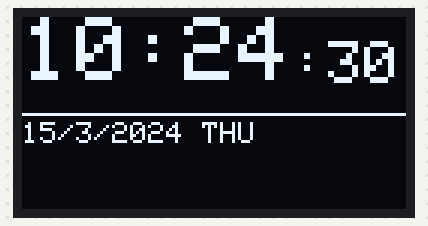
Bench run of a sketch on a simulated Arduino Uno, built with avr-gcc and run on an emulated ATmega328P. Parts: 128×64 one-colour display. The local clock reads 2024-03-15 10:24:30 at power-on unless the sketch sets it; what the sketch prints to the serial monitor is not drawn.

Above: at 0.2 s.
At 4.3 s:
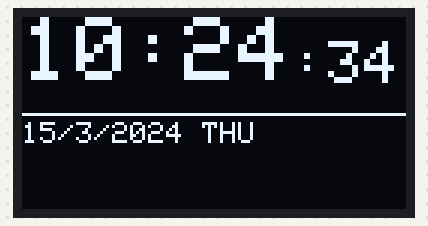
At 9.4 s:
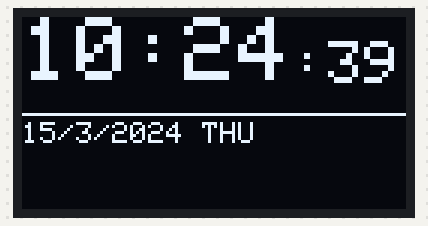
At 18.7 s:
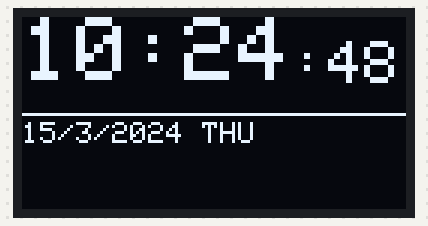
At 28.0 s:
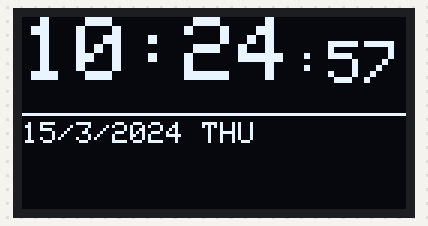
At 38.3 s:
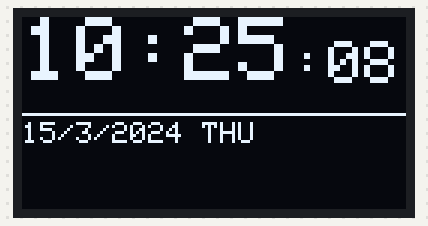

Measured:
- what the display in image 0 shows lasts 1.0 s, from 0.1 s to 1.1 s

The sketch:

sketch_nov9a.ino
```cpp
#include <Wire.h>
#include <DS3231.h>
#include <Adafruit_GFX.h>
#include <Adafruit_SSD1306.h>

#define SCREEN_WIDTH 128
#define SCREEN_HEIGHT 64
#define OLED_RESET -1

Adafruit_SSD1306 display(SCREEN_WIDTH, SCREEN_HEIGHT, &Wire, OLED_RESET);
DS3231 rtc;

// Function to calculate day of week (0=Sunday, 6=Saturday)
int calculateDayOfWeek(int y, int m, int d) {
    if (m < 3) {
        m += 12;
        y--;
    }
    int h = (d + (13 * (m + 1)) / 5 + y + y / 4 - y / 100 + y / 400) % 7;
    return (h + 5) % 7;
}

// Function to get day name
String getDayName(int dayOfWeek) {
    const char* days[] = {"SUN", "MON", "TUE", "WED", "THU", "FRI", "SAT"};
    return (dayOfWeek >= 0 && dayOfWeek < 7) ? days[dayOfWeek] : "ERR";
}

void setup() {
     Serial.begin(9600);

    // Initialize I2C
    Wire.begin();

    // Initialize RTC
    rtc.begin();

    // Auto-detect if RTC needs time set (if year is unrealistic)
    RTCDateTime dt = rtc.getDateTime();
    if (dt.year < 2020 || dt.year > 2030) {
        Serial.println("RTC needs time set, adjusting...");
        rtc.setDateTime(__DATE__, __TIME__);
    }

    // Initialize OLED
    if(!display.begin(SSD1306_SWITCHCAPVCC, 0x3C)) {
        Serial.println(F("SSD1306 allocation failed"));
        for(;;);
    }

    display.clearDisplay();
    display.setTextColor(SSD1306_WHITE);
    display.display();

    Serial.println("RTC and OLED initialized successfully!");
}

void loop() {
    // Get complete date-time structure from RTC
    RTCDateTime dt = rtc.getDateTime();

    // Calculate day of week
    int dayOfWeek = calculateDayOfWeek(dt.year, dt.month, dt.day);
    String dayName = getDayName(dayOfWeek);

    // Print to Serial for debugging
    Serial.print("Time: ");
    Serial.print(dt.hour);
    Serial.print(":");
    Serial.print(dt.minute);
    Serial.print(":");
    Serial.print(dt.second);
    Serial.print("  Date: ");
    Serial.print(dt.day);
    Serial.print("/");
    Serial.print(dt.month);
    Serial.print("/");
    Serial.print(dt.year);
    Serial.print("  Day: ");
    Serial.println(dayName);

    // Clear display
    display.clearDisplay();

    // Display time (large)
    display.setTextSize(3);
    display.setCursor(0, 0);

    // Format time with leading zeros
    if (dt.hour < 10) display.print("0");
    display.print(dt.hour);
    display.print(":");
    if (dt.minute < 10) display.print("0");
    display.print(dt.minute);

    // Display seconds (smaller)
    display.setTextSize(2);
    display.setCursor(90, 8);
    display.print(":");
    if (dt.second < 10) display.print("0");
    display.print(dt.second);

    // Display date and day
    display.setTextSize(1);
    display.setCursor(0, 35);
    display.print(dt.day);
    display.print("/");
    display.print(dt.month);
    display.print("/");
    display.print(dt.year);
    display.print(" ");
    display.print(dayName);

    // Add a separator line
    display.drawLine(0, 32, SCREEN_WIDTH, 32, SSD1306_WHITE);

    display.display();
    delay(1000);
}
```
